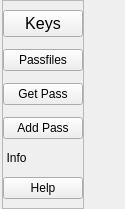
        <widget class="QFrame" name="menu_frame">
         <property name="sizePolicy">
          <sizepolicy hsizetype="Expanding" vsizetype="Expanding">
           <horstretch>0</horstretch>
           <verstretch>0</verstretch>
          </sizepolicy>
         </property>
         <property name="minimumSize">
          <size>
           <width>125</width>
           <height>0</height>
          </size>
         </property>
         <property name="maximumSize">
          <size>
           <width>0</width>
           <height>16777215</height>
          </size>
         </property>
         <property name="styleSheet">
          <string notr="true"/>
         </property>
         <property name="frameShape">
          <enum>QFrame::NoFrame</enum>
         </property>
         <property name="frameShadow">
          <enum>QFrame::Plain</enum>
         </property>
         <layout class="QVBoxLayout" name="verticalLayout_2">
          <property name="spacing">
           <number>6</number>
          </property>
          <property name="leftMargin">
           <number>2</number>
          </property>
          <property name="topMargin">
           <number>0</number>
          </property>
          <property name="rightMargin">
           <number>0</number>
          </property>
          <property name="bottomMargin">
           <number>0</number>
          </property>
          <item alignment="Qt::AlignLeft|Qt::AlignTop">
           <widget class="QFrame" name="frame_5">
            <property name="frameShape">
             <enum>QFrame::StyledPanel</enum>
            </property>
            <property name="frameShadow">
             <enum>QFrame::Plain</enum>
            </property>
            <layout class="QVBoxLayout" name="verticalLayout_6">
             <property name="spacing">
              <number>12</number>
             </property>
             <property name="leftMargin">
              <number>0</number>
             </property>
             <property name="topMargin">
              <number>9</number>
             </property>
             <property name="rightMargin">
              <number>0</number>
             </property>
             <item alignment="Qt::AlignLeft">
              <widget class="QPushButton" name="key_btn">
               <property name="font">
                <font>
                 <family>Cantarell</family>
                 <pointsize>12</pointsize>
                 <italic>false</italic>
                 <bold>false</bold>
                </font>
               </property>
               <property name="text">
                <string>Keys</string>
               </property>
               <property name="icon">
                <iconset resource="resource.qrc">
                 <normaloff>:/icons/assets/icons/key.png</normaloff>:/icons/assets/icons/key.png</iconset>
               </property>
               <property name="iconSize">
                <size>
                 <width>22</width>
                 <height>22</height>
                </size>
               </property>
              </widget>
             </item>
             <item alignment="Qt::AlignLeft">
              <widget class="QPushButton" name="files_btn">
               <property name="text">
                <string>Passfiles</string>
               </property>
               <property name="icon">
                <iconset resource="resource.qrc">
                 <normaloff>:/icons/assets/icons/folder.png</normaloff>:/icons/assets/icons/folder.png</iconset>
               </property>
               <property name="iconSize">
                <size>
                 <width>22</width>
                 <height>22</height>
                </size>
               </property>
              </widget>
             </item>
             <item alignment="Qt::AlignLeft">
              <widget class="QPushButton" name="getpass_btn">
               <property name="text">
                <string>Get Pass</string>
               </property>
               <property name="icon">
                <iconset resource="resource.qrc">
                 <normaloff>:/icons/assets/icons/unlock.png</normaloff>:/icons/assets/icons/unlock.png</iconset>
               </property>
               <property name="iconSize">
                <size>
                 <width>22</width>
                 <height>22</height>
                </size>
               </property>
              </widget>
             </item>
             <item alignment="Qt::AlignLeft">
              <widget class="QPushButton" name="pass_btn">
               <property name="text">
                <string>Add Pass</string>
               </property>
               <property name="icon">
                <iconset resource="resource.qrc">
                 <normaloff>:/icons/assets/icons/plus-square.png</normaloff>:/icons/assets/icons/plus-square.png</iconset>
               </property>
               <property name="iconSize">
                <size>
                 <width>22</width>
                 <height>22</height>
                </size>
               </property>
              </widget>
             </item>
             <item alignment="Qt::AlignLeft">
              <widget class="QPushButton" name="info_btn">
               <property name="styleSheet">
                <string notr="true">border-radius:25px;</string>
               </property>
               <property name="text">
                <string> Info</string>
               </property>
               <property name="icon">
                <iconset resource="resource.qrc">
                 <normaloff>:/icons/assets/icons/info.png</normaloff>:/icons/assets/icons/info.png</iconset>
               </property>
               <property name="iconSize">
                <size>
                 <width>22</width>
                 <height>22</height>
                </size>
               </property>
              </widget>
             </item>
             <item alignment="Qt::AlignLeft">
              <widget class="QPushButton" name="help_btn">
               <property name="text">
                <string>Help</string>
               </property>
               <property name="icon">
                <iconset resource="resource.qrc">
                 <normaloff>:/icons/assets/icons/help-circle.png</normaloff>:/icons/assets/icons/help-circle.png</iconset>
               </property>
               <property name="iconSize">
                <size>
                 <width>22</width>
                 <height>22</height>
                </size>
               </property>
              </widget>
             </item>
            </layout>
           </widget>
          </item>
         </layout>
        </widget>
